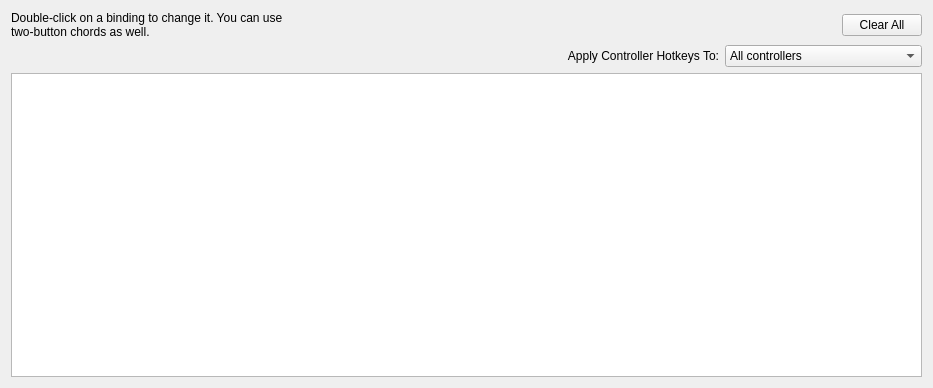
<?xml version="1.0" encoding="UTF-8"?>
<ui version="4.0">
 <class>ConfigureControllerHotkeys</class>
 <widget class="QWidget" name="ConfigureControllerHotkeys">
  <property name="geometry">
   <rect>
    <x>0</x>
    <y>0</y>
    <width>933</width>
    <height>388</height>
   </rect>
  </property>
  <layout class="QVBoxLayout" name="verticalLayout">
   <item>
    <layout class="QHBoxLayout" name="horizontalLayout">
     <item>
      <widget class="QLabel" name="label_2">
       <property name="text">
        <string>Double-click on a binding to change it. You can use two-button chords as well.</string>
       </property>
       <property name="wordWrap">
        <bool>true</bool>
       </property>
      </widget>
     </item>
     <item>
      <spacer name="horizontalSpacer">
       <property name="orientation">
        <enum>Qt::Horizontal</enum>
       </property>
       <property name="sizeHint" stdset="0">
        <size>
         <width>40</width>
         <height>20</height>
        </size>
       </property>
      </spacer>
     </item>
     <item>
      <widget class="QPushButton" name="button_clear_all">
       <property name="text">
        <string>Clear All</string>
       </property>
      </widget>
     </item>
    </layout>
   </item>
   <item>
    <layout class="QHBoxLayout" name="horizontalLayout_2">
     <property name="leftMargin">
      <number>0</number>
     </property>
     <item alignment="Qt::AlignRight">
      <widget class="QLabel" name="label_16">
       <property name="sizePolicy">
        <sizepolicy hsizetype="Expanding" vsizetype="Preferred">
         <horstretch>0</horstretch>
         <verstretch>0</verstretch>
        </sizepolicy>
       </property>
       <property name="minimumSize">
        <size>
         <width>166</width>
         <height>0</height>
        </size>
       </property>
       <property name="maximumSize">
        <size>
         <width>1920192</width>
         <height>16777215</height>
        </size>
       </property>
       <property name="toolTip">
        <string>Some mappings cannot be applied to all controllers, such as back buttons</string>
       </property>
       <property name="text">
        <string>Apply Controller Hotkeys To:</string>
       </property>
       <property name="alignment">
        <set>Qt::AlignRight|Qt::AlignTrailing|Qt::AlignVCenter</set>
       </property>
      </widget>
     </item>
     <item>
      <widget class="QComboBox" name="comboBoxMappingType">
       <property name="sizePolicy">
        <sizepolicy hsizetype="Maximum" vsizetype="Fixed">
         <horstretch>0</horstretch>
         <verstretch>0</verstretch>
        </sizepolicy>
       </property>
       <property name="minimumSize">
        <size>
         <width>150</width>
         <height>0</height>
        </size>
       </property>
       <item>
        <property name="text">
         <string>All controllers</string>
        </property>
       </item>
       <item>
        <property name="text">
         <string>Controllers of the mapped type</string>
        </property>
       </item>
       <item>
        <property name="text">
         <string>Only the mapped controller</string>
        </property>
       </item>
      </widget>
     </item>
    </layout>
   </item>
   <item>
    <layout class="QVBoxLayout" name="verticalLayout_2">
     <item>
      <widget class="QTreeView" name="hotkey_list">
       <property name="editTriggers">
        <set>QAbstractItemView::NoEditTriggers</set>
       </property>
       <property name="sortingEnabled">
        <bool>false</bool>
       </property>
      </widget>
     </item>
    </layout>
   </item>
  </layout>
 </widget>
 <resources/>
 <connections/>
</ui>
